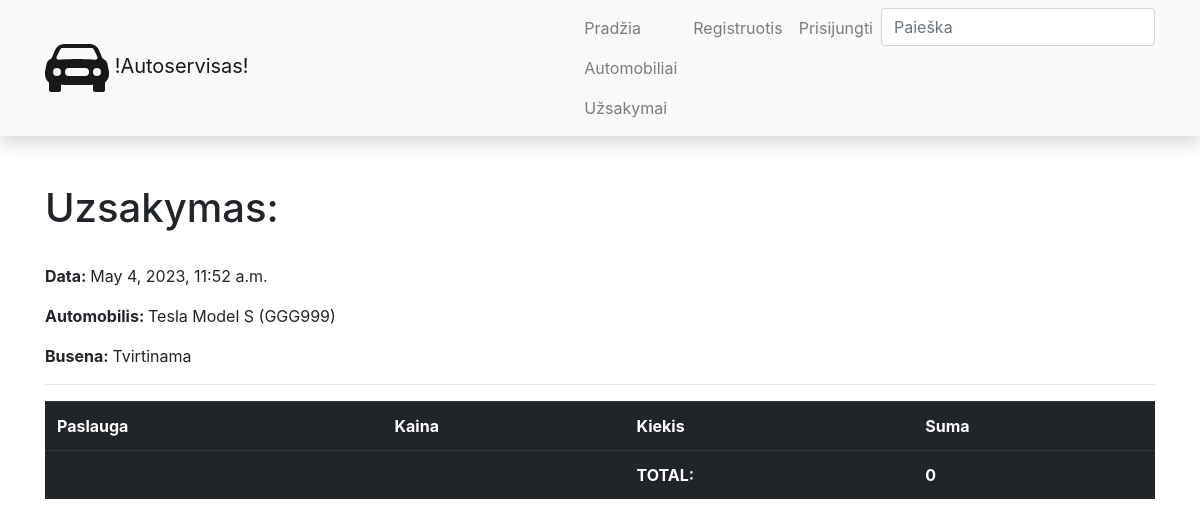
/autoservisas/orders/4, run on an earlier commit of the app's database.
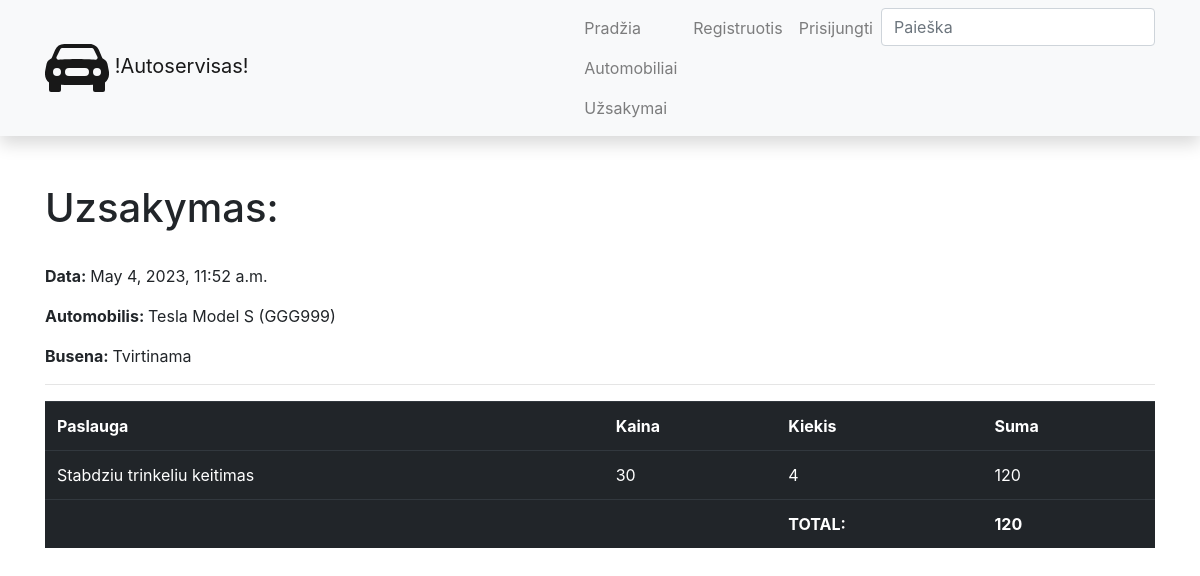
And on a later commit of the database.
### autoservisas/models.py (models this page shows, shortened)
class Uzsakymas(models.Model):
    data = models.DateTimeField(verbose_name='Data ir laikas', auto_now_add=True)
    automobilis = models.ForeignKey(to='Automobilis', verbose_name='Automobilis', on_delete=models.SET_NULL, null=True)
    klientas = models.ForeignKey(to=User, on_delete=models.SET_NULL, null=True, blank=True)
    grazinimo_data = models.DateField(verbose_name='Bus atlikta', null=True, blank=True)
    def total(self):
        total_suma = 0
        for line in self.lines.all():
            total_suma += line.suma()
        return total_suma
    LOAN_STATUS = (
        ('p', 'Patvirtinta'),
        ('v', 'Vykdoma'),
        ('a', 'Atsaukta'),
        ('t', 'Tvirtinama'),
        ('i', 'Ivykdyta'),
    )
    status = models.CharField(verbose_name="Busena", max_length=1, choices=LOAN_STATUS, blank=True, default='t')
    class Meta:
        verbose_name = "Uzsakymas"
        verbose_name_plural = "Uzsakymai"

class Automobilis(models.Model):
    valstybinis_nr = models.CharField(verbose_name='Valstybinis numeris', max_length=6)
    vin = models.CharField(verbose_name='VIN kodas', max_length=17)
    kliento_vardas = models.CharField(verbose_name='Savininkas', max_length=50)
    automobilio_modelis = models.ForeignKey(to='AutomobilioModelis', verbose_name='Automobilio modelis', on_delete=models.SET_NULL, null=True)
    photo = models.ImageField(verbose_name="Nuotrauka", upload_to='vehicles', null=True, blank=True) #arba tik blank=True
    description = HTMLField(verbose_name='Aprasymas', max_length=2000, default='')
    def __str__(self):
        return f'{self.automobilio_modelis} ({self.valstybinis_nr})'
    class Meta:
        verbose_name = "Automobilis"
        verbose_name_plural = "Automobiliai"

class AutomobilioModelis(models.Model):
    marke = models.CharField(verbose_name='Gamintojas', max_length=50)
    modelis = models.CharField(verbose_name='Modelis', max_length=50)
    def __str__(self):
        return f'{self.marke} {self.modelis}'
    class Meta:
        verbose_name = "Automobilio modelis"
        verbose_name_plural = "Automobilio modeliai"

class UzsakymoEilute(models.Model):
    uzsakymas = models.ForeignKey(to='Uzsakymas', on_delete=models.CASCADE, related_name='lines')
    paslauga = models.ForeignKey(to='Paslauga', verbose_name='Paslauga', on_delete=models.SET_NULL, null=True)
    kiekis = models.IntegerField(verbose_name='Kiekis')
    def suma(self):
        return self.paslauga.kaina * self.kiekis
    class Meta:
        verbose_name = "Uzsakymo eilute"
        verbose_name_plural = "Uzsakymo eilutes"

class Paslauga(models.Model):
    pavadinimas = models.CharField(verbose_name='Pavadinimas', max_length=50)
    kaina = models.IntegerField(verbose_name='Kaina')
    def __str__(self):
        return self.pavadinimas
    class Meta:
        verbose_name = "Paslauga"
        verbose_name_plural = "Paslaugos"

### autoservisas/views.py (the view)
# urls.py: path('orders/<int:pk>', views.OrderDetailView.as_view(), name='order'),
class OrderDetailView(generic.DetailView):
    model = Uzsakymas
    template_name = 'order.html'
    context_object_name = 'order'

### autoservisas/templates/order.html (shortened to what this page needs)
{% extends 'base.html'%}
{% block content %}
<h1>Uzsakymas:</h1>
<br>
<p><strong>Data: </strong>{{ order.data }}</p>
<p><strong>Automobilis: </strong>{{ order.automobilis }}</p>
<p><strong>Busena: </strong>{{ order.get_status_display }}</p>
<hr>
<table class="table table-dark table-hover">
    <tr>
        <th>Paslauga</th>
        <th>Kaina</th>
        <th>Kiekis</th>
        <th>Suma</th>
    </tr>
{% for line in order.lines.all %}
    <tr>
        <td>{{ line.paslauga }}</td>
        <td>{{ line.paslauga.kaina }}</td>
        <td>{{ line.kiekis }}</td>
        <td>{{ line.suma }}</td>
    </tr>
{% endfor %}
    <tr>
        <td></td>
        <td></td>
        <td><strong>TOTAL:</strong></td>
        <td><strong>{{ order.total }}</strong></td>
    </tr>
</table>
{% endblock %}

### autoservisas/templates/base.html (shortened to what this page needs)
<!DOCTYPE html>
<html lang="en">
<head>
    <link rel="stylesheet" href="https://stackpath.bootstrapcdn.com/bootstrap/4.1.3/css/bootstrap.min.css"
>
    <link rel="stylesheet" href="https://cdnjs.cloudflare.com/ajax/libs/font-awesome/4.7.0/css/font-awesome.min.css">
    {% load static %}
</head>
<body>
{% load i18n %}
<nav class="navbar navbar-expand-lg navbar-light bg-light static-top mb-5 shadow">
    <div class="container">
        <a class="navbar-brand" href="#">
            !Autoservisas!</a>
        <div class="collapse navbar-collapse" id="navbarResponsive">
            <ul class="navbar-nav ml-auto">
                <li class="nav-item">
                    <a class="nav-link" href="{% url 'index' %}">Pradžia</a>
                    <a class="nav-link" href="{% url 'vehicles' %}">Automobiliai</a>
                    <a class="nav-link" href="{% url 'orders' %}">Užsakymai</a>
                </li>
                {% if user.is_authenticated %}
                <li class="nav-item"><a class="nav-link" href="">
                    <svg class="bi bi-person" width="1.5em" height="1.5em" viewBox="0 0 16 16" fill="currentColor" xmlns="http://www.w3.org/2000/svg">
                        <path fill-rule="evenodd"
                              d="M13 14s1 0 1-1-1-4-6-4-6 3-6 4 1 1 1 1h10zm-9.995-.944v-.002.002zM3.022 13h9.956a.274.274 0 00.014-.002l.008-.002c-.001-.246-.154-.986-.832-1.664C11.516 10.68 10.289 10 8 10c-2.29 0-3.516.68-4.168 1.332-.678.678-.83 1.418-.832 1.664a1.05 1.05 0 00.022.004zm9.974.056v-.002.002zM8 7a2 2 0 100-4 2 2 0 000 4zm3-2a3 3 0 11-6 0 3 3 0 016 0z"
                              clip-rule="evenodd"/>
                    </svg>
                    {{ user.get_username }}</a></li>
                <li class="nav-item"><a class="nav-link" href="{% url 'my_orders'%}">Mano uzsakymai</a></li>
                <li class="nav-item"><a class="nav-link" href="{% url 'logout'%}">Atsijungti</a></li>
                {% else %}
                <li class="nav-item"><a class="nav-link" href="{% url 'register'%}">Registruotis</a></li>
                <li class="nav-item"><a class="nav-link" href="{% url 'login'%}">Prisijungti</a></li>
                {% endif %}
                <li>
                <form action="{% url 'search' %}" method="get" class="form-inline my-2 my-md-0">
                <input name="query" class="form-control" type="text" placeholder="Paieška">
                </form>
                </li>
            </ul>
        </div>
    </div>
</nav>
<div class="container">
    {% block content %}{% endblock %}
</div>
</body>
</html>

What changed in the data, as far as the page shows it:
computed for Uzsakymas "Tvirtinama": total "0" → "120"
added UzsakymoEilute: paslauga "Stabdziu trinkeliu keitimas", paslauga.kaina "30", kiekis "4", suma "120"
